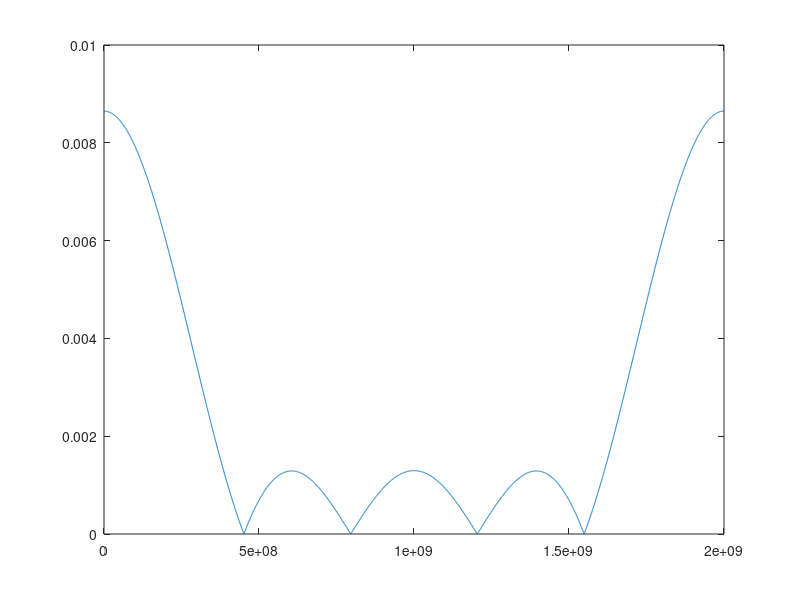

Source code (MATLAB):
Z0 = 50;
RL = 100;

%Order 4 filter with Gamma_m = 0.05, for RL/Z0 = 2
Z_vals = [1.1201, 1.2979, 1.5409, 1.7855]*Z0;

freq = linspace(0,2e9,4000);

freq_match = 1e9; %Impedance matching at 1GHz
theta = pi*freq/(freq_match*2);

Zin = zeros([3,4000]);

gamma_coeff = zeros([1,4]);

gamma_coeff(1) = (Z_vals(1)-Z0)/(Z_vals(1)+Z0);
gamma_coeff(2) = (Z_vals(2)-Z_vals(1))/(Z_vals(2)+Z_vals(1));
gamma_coeff(3) = (Z_vals(3)-Z_vals(2))/(Z_vals(3)+Z_vals(2));
gamma_coeff(4) = (Z_vals(4)-Z_vals(3))/(Z_vals(4)+Z_vals(3));
gamma_coeff(5) = (RL-Z_vals(4))/(RL+Z_vals(4));

gamma = 0.05*exp(-1i*4*theta).*(gamma_coeff(1)*cos(4*theta)+gamma_coeff(2)*cos(2*theta)+gamma_coeff(3)*0.5);

plot(freq,abs(gamma));
